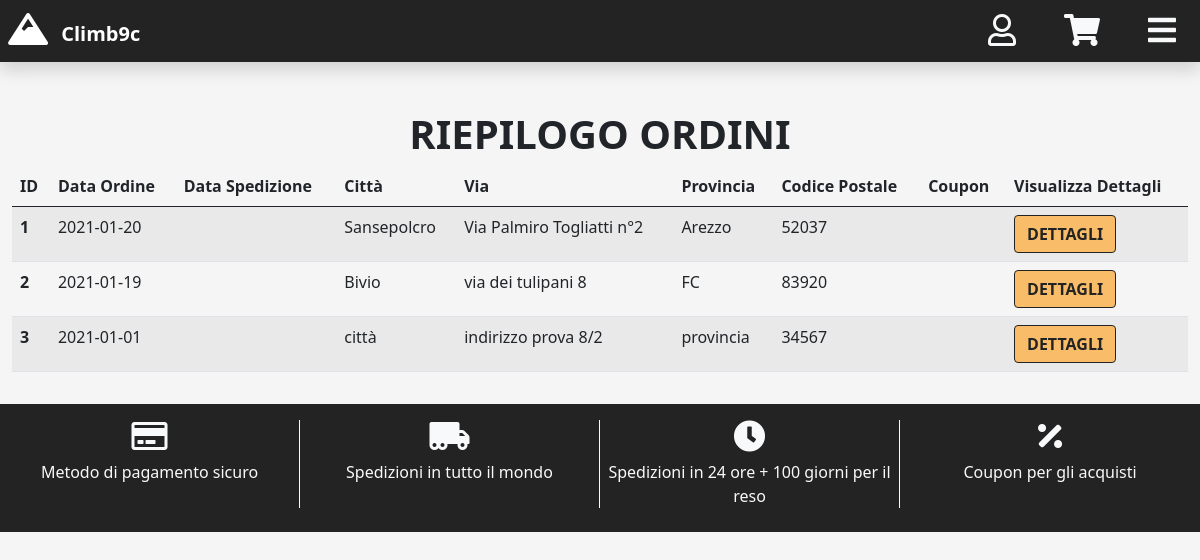
Page /orders-summary.php (signed in) on the earlier database version.
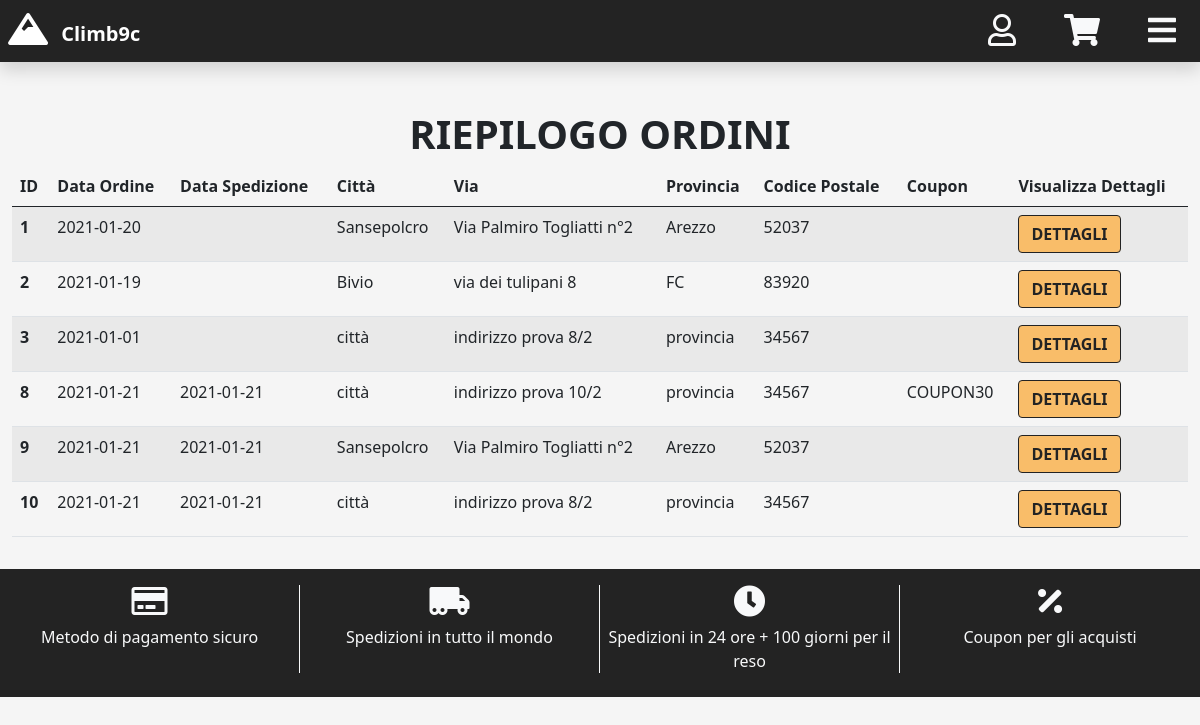
Same page on the later database version.
### tables this page shows
CREATE TABLE `order` (
  `idORDER` int(11) NOT NULL,
  `date` date NOT NULL,
  `customer_address` int(11) NOT NULL,
  `shipping_date` date DEFAULT NULL,
  `COUPONcode` varchar(10) DEFAULT NULL
);

### html/orders-summary.php (called while the page is built)
<?php
require_once 'bootstrap.php';
$templateParams["title"]="Climb9c - Riepilogo ordini";
$templateParams["search_bar"] = FALSE;
$templateParams["name"] = "orders-summary-template.php";
if(isset($_SESSION["idCUSTOMER"])){
    $templateParams["customerOrders"] = $dbh->getOrders($_SESSION["idCUSTOMER"]);
}
$templateParams["categories"]=$dbh->getCategories();
foreach($templateParams["categories"] as $category){
    $templateParams[$category["id"]."-subcategory"]=$dbh->getSubcategories($category["id"]);
}
require './template/base.php';
?>

### html/db/database.php (called while the page is built, shortened)
<?php
class DatabaseHelper{
    private $db;
    public function __construct($servername, $username, $password, $dbname, $port){
        $this->db = new mysqli($servername, $username, $password, $dbname, $port);
    }
    public function getCategories(){
      $query = "SELECT name, idCATEGORY AS id FROM category";
      $stmt = $this->db->prepare($query);
      $stmt->execute();
      $result = $stmt->get_result();
      return $result->fetch_all(MYSQLI_ASSOC);
    }
    public function getSubcategories($idCategory){
      $query = "SELECT s.name, s.idSUBCATEGORY AS id FROM subcategory s, category c WHERE s.idCATEGORY=?";
      $stmt = $this->db->prepare($query);
      $stmt->bind_param('i',$idCategory);
      $stmt->execute();
      $result = $stmt->get_result();
      return $result->fetch_all(MYSQLI_ASSOC);
    }
    public function getOrders($idCUSTOMER){
      $query = "SELECT o.idORDER, o.date, o.shipping_date, o.COUPONcode, a.street, a.province, a.city, a.zip_code, p.unit_price, p.quantity
      FROM (((`order` o JOIN `customer_address` c ON o.customer_address=c.idCUSTOMER_ADDRESS)
      JOIN `address` a ON c.idADDRESS=a.idADDRESS)
      JOIN `product_order` p ON p.idORDER=o.idORDER)
      WHERE c.idCUSTOMER=?
      GROUP BY o.idORDER";
      $stmt = $this->db->prepare($query);
      $stmt->bind_param('i',$idCUSTOMER);
      $stmt->execute();
      $result = $stmt->get_result();
      return $result->fetch_all(MYSQLI_ASSOC);
    }
}
?>

### html/bootstrap.php (called while the page is built, shortened)
<?php
require_once("db/database.php");
$dbh = new DatabaseHelper("4.tcp.ngrok.io", "root", "", "climb_9c", 15989);
?>

### html/template/orders-summary-template.php (the view, shortened to what this page needs)
<div class="row mx-auto mt-5 mb-2">
    <div class="col-12 m-auto">
        <h1 class="m-auto fw-bold text-center">RIEPILOGO ORDINI</h1>
    </div>
</div>
<div class="row m-auto scroll">
    <div class="col-md-12 m-auto">
        <table class="table table-striped">
            <thead>
              <tr>
                <th scope="col">ID</th>
                <th scope="col">Data Ordine</th>
                <th scope="col">Data Spedizione</th>
                <th scope="col">Città</th>
                <th scope="col">Via</th>
                <th scope="col">Provincia</th>
                <th scope="col">Codice Postale</th>
                <th scope="col">Coupon</th>
                <th scope="col">Visualizza Dettagli</th>
              </tr>
            </thead>
            <tbody>
            <?php foreach($templateParams["customerOrders"] as $order): ?>
              <tr>
                <th scope="row"><?php echo $order["idORDER"] ?></th>
                <td><?php echo $order["date"] ?></td>
                <td><?php echo $order["shipping_date"] ?></td>
                <td><?php echo $order["city"] ?></td>
                <td><?php echo $order["street"] ?></td>
                <td><?php echo $order["province"] ?></td>
                <td><?php echo $order["zip_code"] ?></td>
                <td><?php echo $order["COUPONcode"] ?></td>
                <td>
                  <form action="./order-detail.php" method="post">
                    <button type="submit" class="btn btn-primary fw-bold">DETTAGLI</button>
                  </form>
                </td>
              </tr>
              <?php endforeach; ?>
            </tbody>
          </table>
    </div>
</div>

### html/template/base.php (shortened to what this page needs)
<!DOCTYPE html>
<html lang="it">
    <head>
        <link href="https://cdn.jsdelivr.net/npm/bootstrap@5.0.0-beta1/dist/css/bootstrap.min.css" rel="stylesheet">
        <link rel="stylesheet" href="https://use.fontawesome.com/releases/v5.7.0/css/all.css">
        <link rel="stylesheet" type="text/css" href="./css/style.css" />
    </head>
    <body class="bg-light m-0">
        <div class="container-fluid p-0">
            <div class="row mx-0">
                <div class="col-12 p-0">
                    <header class="navbar navbar-dark bg-dark fw-bold shadow">
                        <a class="navbar-brand" href="./index.php">
                        <i class="fas fa-mountain fs-2 mx-2"></i>
                                Climb9c
                        </a>
                        <div class="d-flex text-light">
                            <a href="<?php echo isset($_SESSION["idCUSTOMER"]) ? "account.php" : "login.php" ?>">
                            <i class="d-inline-block mx-4 far fa-user text-light fs-2"></i>
                            </a>
                            <a href="<?php echo isset($_SESSION["idCUSTOMER"]) ? "cart.php" : "login.php" ?>">
                            <i class="d-inline-block mx-4 fas fa-shopping-cart text-light fs-2"></i>
                            </a>
                            <i class="d-inline-block mx-4 fas fa-bars fs-2" id="menu-toggler"></i>
                        </div>
                    </header>
                </div>
            </div>
                <?php
                    if(isset($templateParams["name"])){
                        require($templateParams["name"]);
                    }
                ?>
            <div class="row mx-0 mt-3">
                <div class="col-12 p-0">
                    <footer class="nav bg-dark py-3">
                        <div class="col-3 border-end border-1 border-light mb-2">
                            <div class="row m-0 d-flex">
                                <i class="far fa-credit-card text-light fs-2 mb-2 text-center p-0"></i>
                            </div>
                            <div class="row m-0">
                                <p class="text-light text-center m-0 p-0">Metodo di pagamento sicuro</p>
                            </div>
                        </div>
                        <div class="col-3 border-end border-1 border-light mb-2">
                            <div class="row m-0 d-flex justify-content-center">
                            <i class="fas fa-truck-moving text-light fs-2 mb-2 text-center p-0"></i>
                            </div>
                            <div class="row m-0">
                                <p class="text-light text-center m-0 p-0">Spedizioni in tutto il mondo</p>
                            </div>
                        </div>
                        <div class="col-3 border-end border-1 border-light mb-2">
                            <div class="row m-0 d-flex justify-content-center">
                            <i class="fas fa-clock text-light fs-2 mb-2 text-center p-0"></i>
                            </div>
                            <div class="row m-0">
                                <p class="text-light text-center m-0 p-0">Spedizioni in 24 ore + 100 giorni per il reso</p>
                            </div>
                        </div>
                        <div class="col-3 mb-2">
                            <div class="row m-0 d-flex justify-content-center">
                            <i class="fas fa-percentage text-light fs-2 mb-2 text-center p-0"></i>
                            </div>
                            <div class="row m-0">
                                <p class="text-light text-center m-0 p-0">Coupon per gli acquisti</p>
                            </div>
                        </div>
                    </footer>
                </div>
            </div>
        </div>
    </body>
</html>

### html/css/style.css (style rules this page uses)
.bg-light { background-color: #F5F5F5!important; }
.bg-dark { background-color: #232323!important; }
.btn-primary { background-color: #F9BD69!important; color: #232323!important; border-color: #232323!important; }
.scroll { overflow: auto!important; white-space: nowrap!important; }

Differences in the rows shown:
added order: idORDER "8", date "2021-01-21", shipping_date "2021-01-21", city "città", street "indirizzo prova 10/2", province "provincia", zip_code "34567", COUPONcode "COUPON30"
added order: idORDER "9", date "2021-01-21", shipping_date "2021-01-21", city "Sansepolcro", street "Via Palmiro Togliatti n°2", province "Arezzo", zip_code "52037"
added order: idORDER "10", date "2021-01-21", shipping_date "2021-01-21", city "città", street "indirizzo prova 8/2", province "provincia", zip_code "34567"
